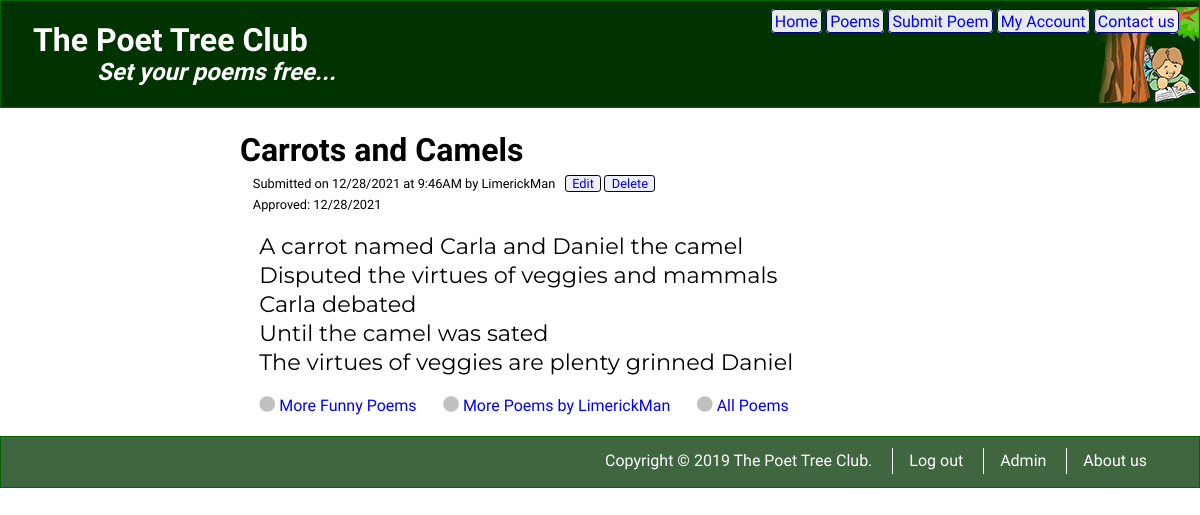
Page /ExceptionHandling/Exercises/phppoetry.com/poem.php?poem-id=3 on the committed database.
### tables this page shows
CREATE TABLE poems (
  poem_id INT NOT NULL AUTO_INCREMENT,
  title VARCHAR(200) NOT NULL, 
  poem TEXT NOT NULL, 
  date_submitted DATETIME NOT NULL DEFAULT now(),
  category_id INT,
  user_id INT,
  date_approved DATETIME,
  INDEX cat_ind (category_id),
  INDEX usr_ind (user_id),
  FOREIGN KEY (user_id) references users(user_id),
  FOREIGN KEY (category_id) references categories(category_id),
  PRIMARY KEY(poem_id)
);

CREATE TABLE users (
  user_id INT NOT NULL AUTO_INCREMENT,
  first_name VARCHAR(50) NOT NULL, 
  last_name VARCHAR(50) NOT NULL, 
  email VARCHAR(100) NOT NULL UNIQUE, 
  username VARCHAR(30) NOT NULL UNIQUE,
  pass_phrase VARCHAR(500) NOT NULL,
  is_admin TINYINT NOT NULL DEFAULT 0,
  date_registered DATETIME NOT NULL DEFAULT now(),
  profile_pic VARCHAR(30) UNIQUE,
  registration_confirmed TINYINT NOT NULL DEFAULT 0,
  PRIMARY KEY(user_id)
);

CREATE TABLE categories (
  category_id INT NOT NULL AUTO_INCREMENT,
  category VARCHAR(100) NOT NULL, 
  PRIMARY KEY(category_id)
);

### ExceptionHandling/Exercises/phppoetry.com/poem.php (the view, shortened to what this page needs)
<?php
  $dsn = 'mysql:host=localhost;dbname=poetree';
  $username = 'root';
  $password = 'pwdpwd';
  $db = new PDO($dsn, $username, $password);
  $poemId = $_GET['poem-id'];
  $query = "SELECT u.username, u.user_id,
    p.title, p.poem, p.date_submitted, p.date_approved,
    c.category_id, c.category
    FROM users u
      JOIN poems p ON u.user_id = p.user_id
      JOIN categories c ON c.category_id = p.category_id
    WHERE p.poem_id = ?";
  $stmt = $db->prepare($query);
  $stmt->execute([$poemId]);
  $row = $stmt->fetch();
  if ($row) {
    $title = $row['title'];
    $authorUserId = $row['user_id'];
    $authorUserName = $row['username'];
    $dateSubmitted = $row['date_submitted'];
    $dateApproved = $row['date_approved'];
    $poem = $row['poem'];
    $categoryId = $row['category_id'];
    $category = $row['category'];
  } else {
    $title = 'Poem Not Found';
  }
  require 'includes/header.php';
?>
<main id="poem">
  <h1><?= $title ?></h1>
  <?php if ($row) { ?>
    <div id="submission-status">
      Submitted on <?= date('m/d/Y', strtotime($dateSubmitted)) ?>
      at <?= date('g:iA', strtotime($dateSubmitted)) ?>
      by <?= $authorUserName ?>
      <a href='#'>Edit</a>
      <a href='#'>Delete</a>
    </div>
    <div id="approval-status">
      Approved: <?= date('m/d/Y', strtotime($dateApproved)) ?>
    </div>
    <article class="poem">
      <?= nl2br($poem) ?>
    </article>
  <?php } else { ?>
    <p>Sorry, we couldn't find the poem you're looking for.</p>
  <?php } ?>
  <nav>
    <ul>
      <?php if ($row) { ?>
        <li>
          <i class="fas fa-circle"></i>
          <a href="poems.php?cat=<?= $categoryId ?>">
            More <?= $category ?> Poems
          </a>
        </li>
        <li>
          <i class="fas fa-circle"></i>
          <a href="poems.php?user=<?= $authorUserId ?>">
            More Poems by <?= $authorUserName ?>
          </a>
        </li>
      <?php } ?>
      <li>
        <i class="fas fa-circle"></i>
        <a href="poems.php">All Poems</a>
      </li>
    </ul>
  </nav>
</main>

### static/styles/styles.css (style rules this page uses)
body { font-family: 'Frank Ruhl Libre', serif; }
nav { float: right; margin: .7em 1.25em .3em 0; font-weight: 300; }
nav ul { margin: 0; padding: 0; }
nav li { background-color: rgba(255, 255, 255, .9); border: 1px solid darkblue; border-radius: .25em; display: inline; padding: .1em .2em; }
nav a { text-decoration: none; color: blue; }
main { padding: 1em 20%; }
main h1 { font-family: 'Assistant', sans-serif; }
article.poem { font-family: 'Montserrat', sans-serif; font-size: 1.4em; line-height: 1.3; margin: 1.2rem; }
#poem h1, #poem-edit h1 { margin: .5rem 0; }
#poem nav { float: none; }
#poem nav li { background-color: none; border: none; display: inline; padding: .1em .2em; }
#poem nav i { color:silver; margin-left: 1em; }
#approval-status, #submission-status { font-size: .8em; margin: .5em 1em; }
#approval-status a, #submission-status a { background-color: #eef; border: 1px solid black; border-radius: .25em; padding: 0 .5em; text-decoration: none; }
#approval-status a:first-child, #submission-status a:first-child { margin-left: .5em; }

### rows in the picture
poems: title "Carrots and Camels", date_submitted "12/28/2021", date_submitted "9:46AM", user.username "LimerickMan", date_approved "12/28/2021", poem "A carrot named Carla and Daniel the camel Disputed the virtues of veggies and mammals Carla debated Until the camel was sated The virtues of veggies are plenty grinned Daniel", category.category "Funny"
